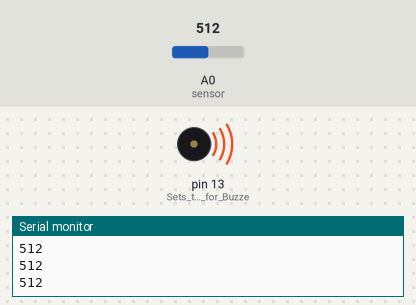
A sketch run on a simulated Arduino Uno, built with avr-gcc and run on an emulated ATmega328P. On the bench: buzzer (waves = sounding, pin HIGH), the last lines printed to the serial monitor. Inputs (shaded band) come from the test bench; at power-on: A0 (sensor) = 512.

Above: at 1.2 s.
1.3 s: A0 (sensor) set to 209
2.8 s: A0 (sensor) set to 189
At 3.8 s:
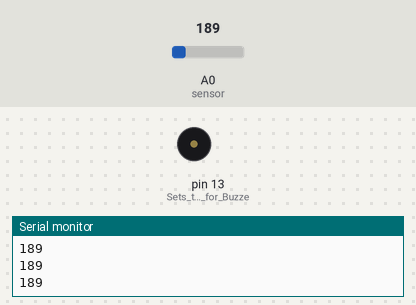
4.5 s: A0 (sensor) set to 210
At 5.0 s:
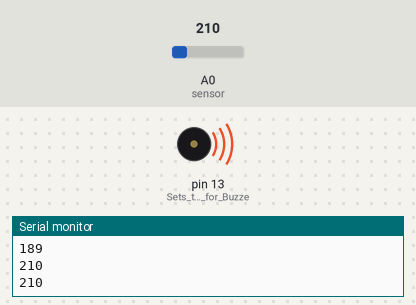
6.0 s: A0 (sensor) set to 190
At 6.3 s:
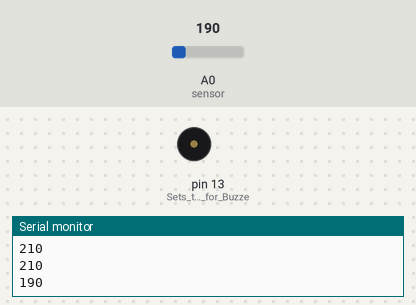
Timing chart, 0 to 8.5 s (numbered marks = the images above; inputs shaded):
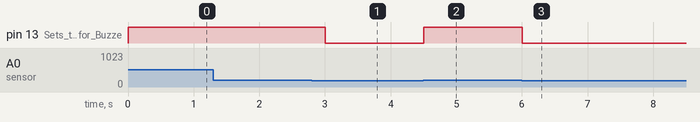

Measured:
- the behaviour switches between 201 and 200 on A0 (sensor) (found by bisection; images 0 and 1)
- after the input at 2.8 s, pin 13 (Sets_the_output_for_Buzze): HIGH → LOW after 0.20 s
- after the input at 4.5 s, pin 13 (Sets_the_output_for_Buzze): LOW → HIGH at once
- after the input at 6.0 s, pin 13 (Sets_the_output_for_Buzze): HIGH → LOW at once

The sketch:

GasProto.ino
```cpp
/* Alarma de Gas Metano

By: http://elprofegarcia.com/
Connect with the Arduino Gas Sensor MQ4 and when the level of concentration of methane gas
Exceeds a limit an audible alarm is activated, the level of gas metado can be displayed by
Serial Monitor.
connections:
ARDUINO      MQ4      Buzzer
5V           Vcc
GND          GND
A0           A0
Pin 13                  +
GND                    GND
*/

int valor_limite= 200;                  // limit at which alarm is activated
                                        // Set the value after displaying the level with the Serial Monitor
void setup() {
  Serial.begin(9600);                   // Enable Serial port at 9600 baud
  pinMode(13,OUTPUT);                   // Sets the output for Buzzer Pin 13
}

void loop() {
  Serial.println(analogRead(A0));       // Send the Serial the sensor value read MQ4

  if(analogRead(A0) > valor_limite){    //  If the measurement of methane gas is greater than limit value
       digitalWrite(13, HIGH);          // Turn the buzzer connected to Pin 13
   }
   else{                                // If you are under the limit value off the Buzzer
      digitalWrite(13, LOW);
   }
  delay (300);                          // Wait 300ms for the next step
}
```
